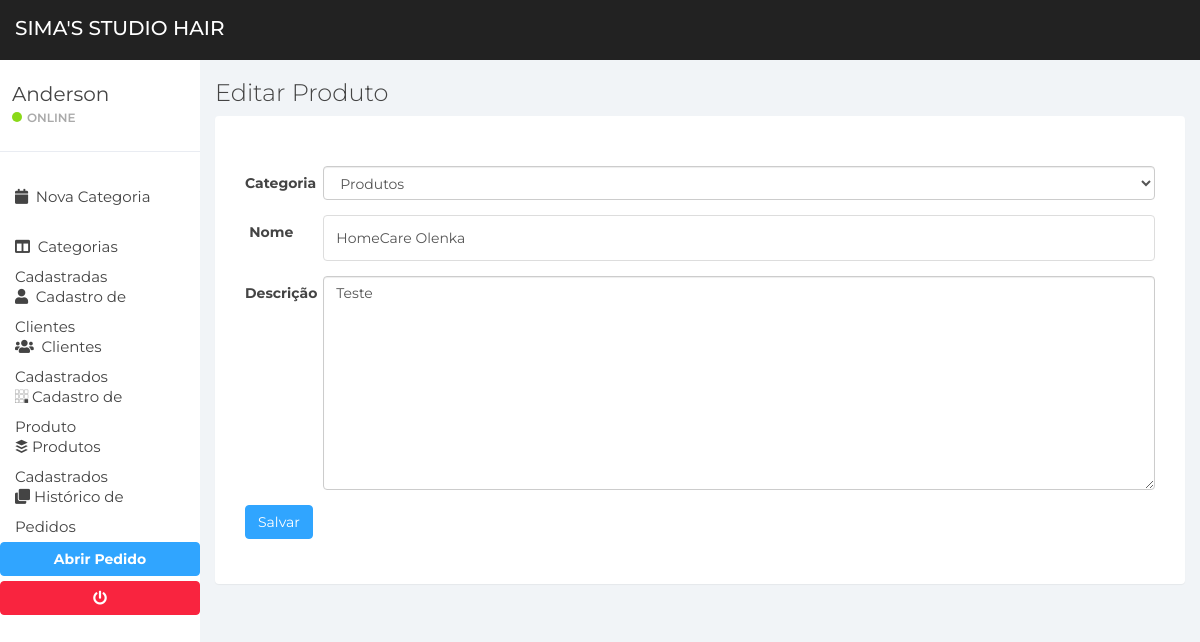
The app's page /item/edit-produto/2 (signed in) with its own data.
### apps/item/models.py (models this page shows, shortened)
class Item(models.Model):
    loja = models.ForeignKey(to=Store, on_delete=models.DO_NOTHING, blank=True, null=True)
    categoria = models.ForeignKey(to=Category, on_delete=models.DO_NOTHING)
    nome = models.CharField(max_length=200)
    descricao = models.TextField(max_length=200, blank=True, null=True)
    is_active = models.BooleanField(default=True)
    data = models.DateTimeField(auto_now_add=True)
    class Meta:
        verbose_name = 'Item'
        verbose_name_plural = 'Itens'

### apps/item/views.py (the view, shortened to what this page needs)
# urls.py: path('edit-produto/<int:pk>', views.create_update_item, name="edit-produto"),
def create_update_item(request, pk=None):
    page_title = 'Cadastro de produto' if not pk else 'Editar Produto'
    msg = None
    notification = None
    form = forms.ItemForm()
    item = None
    loja = request.user.loja
    if pk:
        item = models.Item.objects.get(pk=pk, is_active=True)
        if item:
            form = forms.ItemForm(instance=item)
        else:
            msg = 'Nenhum Produto Encontrado'
            notification = 'danger'
    context = {
        'page_title': page_title, 'notification': notification, 'msg': msg, 'form': form
    }
    return render(request, 'cadastro_item.html', context)

### apps/item/forms.py
class ItemForm(forms.ModelForm):
    categoria = forms.ModelChoiceField(
        label='Categoria',
        queryset=Category.objects.filter(is_active=True),
        widget=forms.Select(
            attrs={
                'class': 'form-control'
            }
        )
    )
    nome = forms.CharField(
        label='Nome',
        widget=forms.TextInput(
            attrs={
                'class': 'form-control', 'placeholder': 'Insira um nome: '
            }
        )
    )
    descricao = forms.CharField(
        required=False,
        label='Descrição',
        widget=forms.Textarea(
            attrs={
                'class': 'form-control', 'placeholder': 'Insira uma descrição: '
            }
        )
    )
    class Meta:
        model = Item
        fields = [
            'categoria', 'nome', 'descricao'
        ]

### apps/categoria/models.py (called while the page is built)
    def __str__(self):
        return self.nome

### apps/item/templates/cadastro_item.html (shortened to what this page needs)
{% extends 'base/base.html' %}
{% block content %}
<div class="panel-body">
    <form class="form-horizontal" method="POST">
        <fieldset>
            {% for i in form %}
            <div class="form-group">
                <label class="col-md-1 control-label">{{ i.label }}</label>
                <div class="col-md-11">
                    {{ i }}
                </div>
            </div>
            {% endfor %}
            <div class="form-group">
                <div class="col-md-12">
                    <button type="submit" class="btn btn-primary btn-md pull-left">Salvar</button>
                </div>
            </div>
        </fieldset>
    </form>
</div>
{% endblock %}

### static/css/styles.css (style rules this page uses)
body { background: #f1f4f7; padding-top: 60px; font-size: 14px; color: #444444; font-family: "Montserrat", "Helvetica Neue", Helvetica, Arial, sans-serif; }
input.form-control { border: 1px solid #ddd; box-shadow: none; height: 46px; }
.btn-primary, .btn-primary:hover, .btn-primary:focus, .btn-primary:active, .btn-primary.active, .open > .dropdown-toggle.btn-primary, .btn-primary.disabled, .btn-primary[disabled], fieldset[disabled] .btn-primary, .btn-primary.disabled:hover, .btn-primary[disabled]:hover, fieldset[disabled] .btn-primary:hover, .btn-primary.disabled:focus, .btn-primary[disabled]:focus, fieldset[disabled] .btn-primary:focus, .btn-primary.disabled:active, .btn-primary[disabled]:active, fieldset[disabled] .btn-primary:active, .btn-primary.disabled.active, .btn-primary[disabled].active, fieldset[disabled] .btn-primary.active { background-color: #30a5ff; border-color: #30a5ff; }

### records on screen
Item: form "Produtos" "HomeCare Olenka" "Teste"

### other values on screen
{{ page_title }} "Editar Produto"
{{ i.label }} "Categoria" "Nome" "Descrição"
